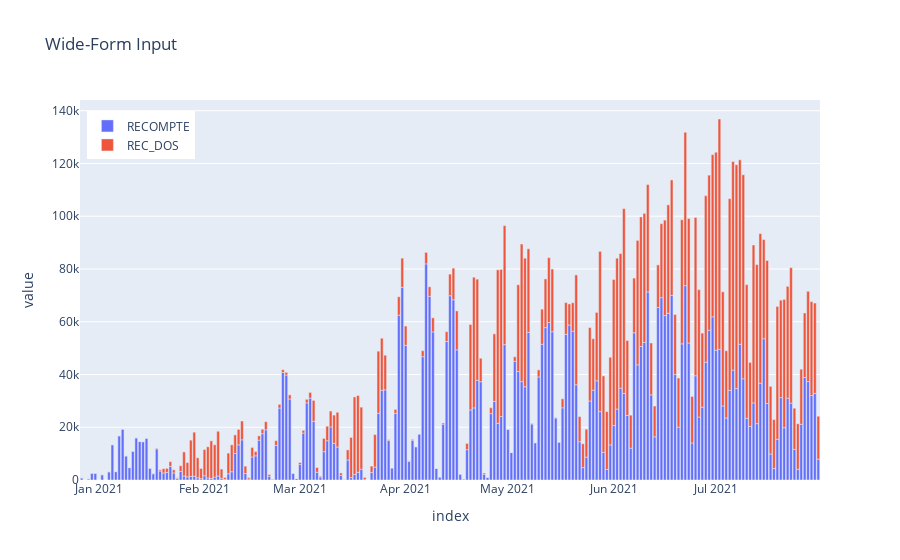

Notebook code for this chart:
### Code cell
# fig with plotly express, bar chart with wide format data
fig = px.bar(df_vac_app, x=df_vac_app.index, y=["RECOMPTE", "REC_DOS"], title="Wide-Form Input")

# legend without magic underscore notation
fig.update_layout(legend=dict(
    yanchor="top",
    y=0.97,
    xanchor="left",
    x=0.01,
    #title_font_family="Times New Roman",
    title="", # title legens

))

# traces 
fig.update_traces(hovertemplate=None)
 


fig.show()

### Figure 1 — Plotly figure (JSON) as saved in the notebook; plotly's stock layout.template omitted (floating-point values rounded to 4 significant figures; data arrays with more than 128 entries replaced by an {"elided": "..."} marker saying what was removed)
{"data": [{"alignmentgroup": "True", "legendgroup": "RECOMPTE", "marker": {"color": "#636efa", "pattern": {"shape": ""}}, "name": "RECOMPTE", "offsetgroup": "RECOMPTE", "orientation": "v", "showlegend": true, "textposition": "auto", "type": "bar", "x": {"elided": "217 str values"}, "xaxis": "x", "y": {"elided": "217 int values"}, "yaxis": "y"}, {"alignmentgroup": "True", "legendgroup": "REC_DOS", "marker": {"color": "#EF553B", "pattern": {"shape": ""}}, "name": "REC_DOS", "offsetgroup": "REC_DOS", "orientation": "v", "showlegend": true, "textposition": "auto", "type": "bar", "x": {"elided": "217 str values"}, "xaxis": "x", "y": {"elided": "217 int values"}, "yaxis": "y"}], "layout": {"barmode": "relative", "legend": {"title": {"text": ""}, "tracegroupgap": 0, "x": 0.01, "xanchor": "left", "y": 0.97, "yanchor": "top"}, "title": {"text": "Wide-Form Input"}, "xaxis": {"anchor": "y", "domain": [0, 1], "title": {"text": "index"}}, "yaxis": {"anchor": "x", "domain": [0, 1], "title": {"text": "value"}}}}
